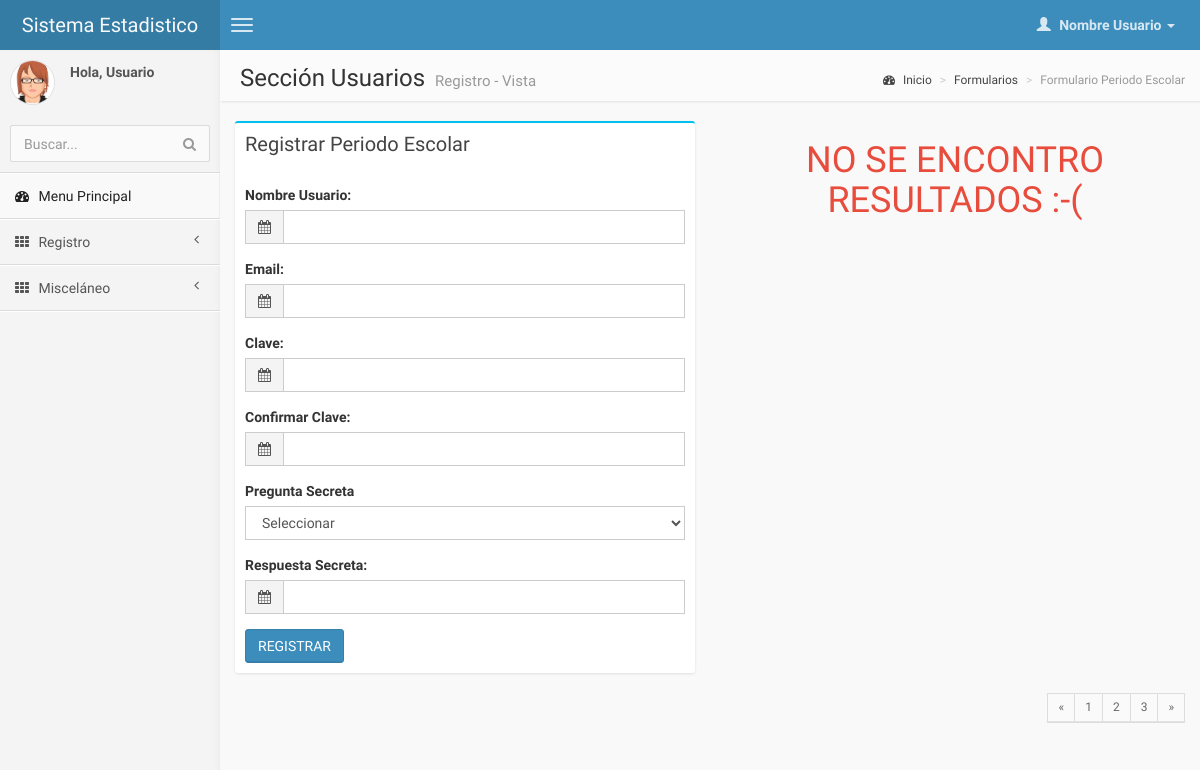
The app's page /pages/forms/form_usuario.php, older data.
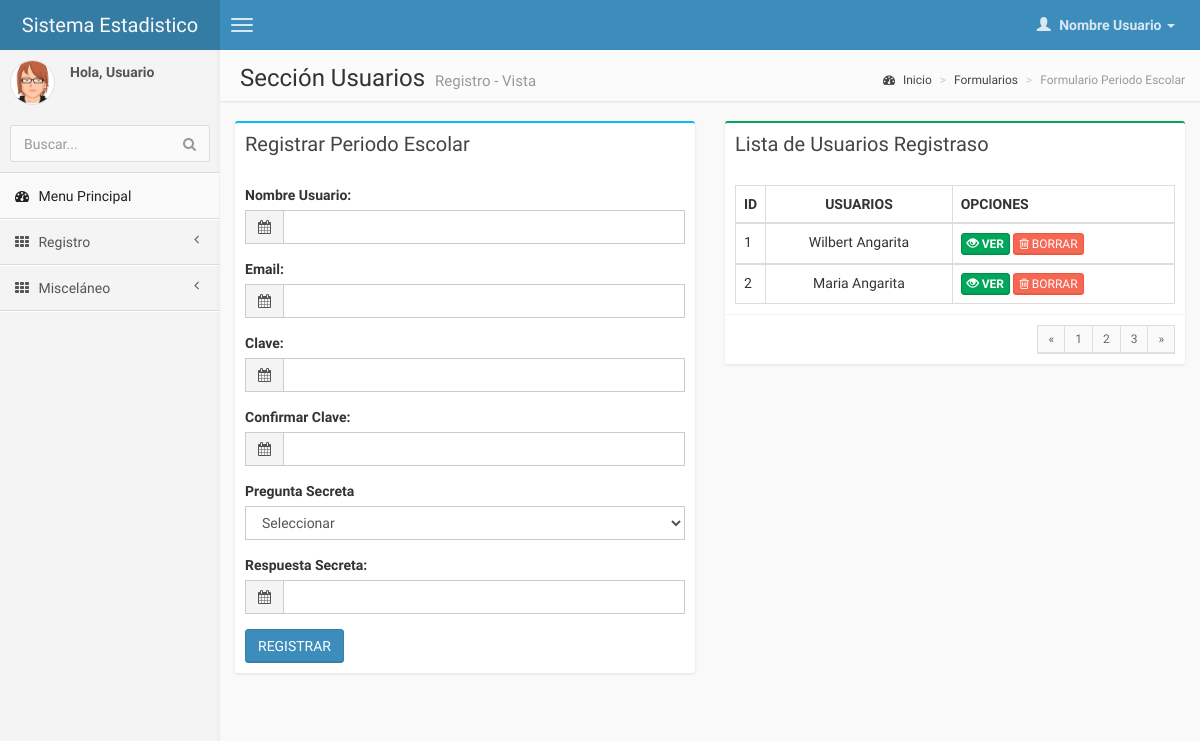
The same page, newer data.
### tables this page shows
CREATE TABLE IF NOT EXISTS `usuario` (
  `id_usuario` int(11) NOT NULL AUTO_INCREMENT,
  `email` varchar(20) NOT NULL,
  `clave` varchar(20) NOT NULL,
  `pregunta_secreta` varchar(20) NOT NULL,
  `nombre_usuario` varchar(20) NOT NULL,
  `respuesta_secreta` varchar(20) NOT NULL,
  PRIMARY KEY (`id_usuario`)
);

### pages/forms/form_usuario.php (the view, shortened to what the changed rows need)
<!DOCTYPE html>
<html>
    <head>
        <link href="../../css/bootstrap.min.css" rel="stylesheet" type="text/css" />
        <link href="../../css/font-awesome.min.css" rel="stylesheet" type="text/css" />
        <link href="../../css/ionicons.min.css" rel="stylesheet" type="text/css" />
        <link href="../../css/daterangepicker/daterangepicker-bs3.css" rel="stylesheet" type="text/css" />
        <link href="../../css/iCheck/all.css" rel="stylesheet" type="text/css" />
        <link href="../../css/colorpicker/bootstrap-colorpicker.min.css" rel="stylesheet"/>
        <link href="../../css/timepicker/bootstrap-timepicker.min.css" rel="stylesheet"/>
        <link href="../../css/AdminLTE.css" rel="stylesheet" type="text/css" />
    </head>
     <body class="skin-blue">
        <div class="wrapper row-offcanvas row-offcanvas-left">
            <aside class="right-side">
                <section class="content-header">
                    <h1>
                        Sección Usuarios                     <small>Registro - Vista</small>
                    </h1>
                </section>
                <section class="content">
                    <div class="row">
<?php
require ("../control/conexion_bd.php");
  $sql="SELECT * FROM usuario";
  $datos=mysql_query($sql,$link);
  $contador = mysql_num_rows($datos);
    if ($contador == 0)
      {
        echo "<center><h1><font color='#E74C3C'>NO SE ENCONTRO RESULTADOS :-( </font></h1></center>";
      }
    else
      {
?>
                        <div class="col-md-6">
                            <div class="box box-success">
                                <div class="box-header">
                                     <h3 class="box-title">Lista de Usuarios Registraso</h3>
                                </div>
                                <div class="box-body">
                                    <table class="table table-bordered">
                                        <tr>
                                            <th style="width: 10px">ID</th>
                                            <th> <center> USUARIOS </center></th>
                                            <th>OPCIONES</th>
                                        </tr>
                                        <?php
                              while ($renglon=mysql_fetch_array($datos))
                                {
?>
                              <tbody>
                                <tr>
                                  <td><?php echo $renglon['id_usuario']; ?></td>
                                  <td><center><?php echo $renglon['nombre_usuario'];?></center></td>
                                  <td>
                                  <a href="ver_alumno.php?id=<?php echo $renglon['ci_escolar']?>"> <button class="btn btn-success btn-xs"></i><b><span class="glyphicon glyphicon glyphicon-eye-open" aria-hidden="true"></span> VER</b></button></a>
                                  <a href="../emergente/borrar_usuario.php?id=<?php echo $renglon['id_usuario']?>"><button class="btn btn-danger btn-xs"><i class="fa fa-trash-o "></i> BORRAR</button>
                                  </td>
                                </tr>
                              </tbody>
                              <?php } }?>
                                    </table>
                                </div>
                            </div>
                                </div>
                            </div>
                        </div>
    </body>
</html>

Row changes from the older to the newer data that the page shows:
added usuario: id_usuario "1", nombre_usuario "Wilbert Angarita"
added usuario: id_usuario "2", nombre_usuario "Maria Angarita"
Text that changed along with them:
text no longer shown: "NO SE ENCONTRO RESULTADOS :-("
text now shown: "Lista de Usuarios Registraso ID USUARIOS OPCIONES"
